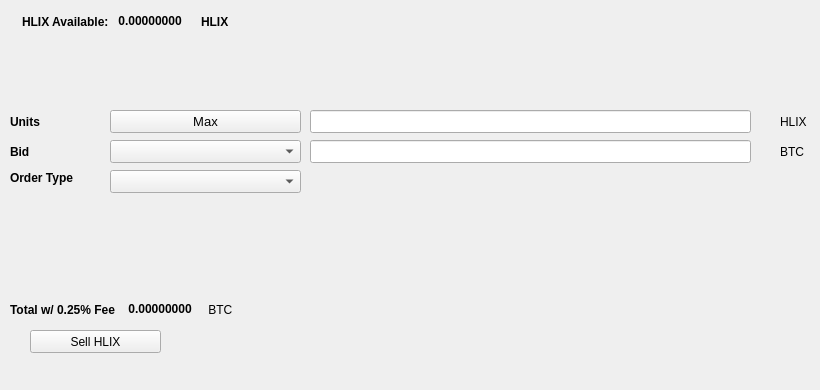
   <widget class="QWidget" name="SellTab">
    <attribute name="title">
     <string>Sell</string>
    </attribute>
    <widget class="QLabel" name="label_16">
     <property name="geometry">
      <rect>
       <x>780</x>
       <y>140</y>
       <width>31</width>
       <height>23</height>
      </rect>
     </property>
     <property name="text">
      <string>BTC</string>
     </property>
    </widget>
    <widget class="QComboBox" name="SellBidcomboBox">
     <property name="geometry">
      <rect>
       <x>110</x>
       <y>140</y>
       <width>191</width>
       <height>23</height>
      </rect>
     </property>
     <property name="font">
      <font>
       <pointsize>10</pointsize>
      </font>
     </property>
    </widget>
    <widget class="QLabel" name="label_18">
     <property name="geometry">
      <rect>
       <x>10</x>
       <y>110</y>
       <width>46</width>
       <height>23</height>
      </rect>
     </property>
     <property name="font">
      <font>
       <weight>75</weight>
       <bold>true</bold>
      </font>
     </property>
     <property name="text">
      <string>Units</string>
     </property>
    </widget>
    <widget class="QPushButton" name="Sell_Max_Amount">
     <property name="geometry">
      <rect>
       <x>110</x>
       <y>110</y>
       <width>191</width>
       <height>23</height>
      </rect>
     </property>
     <property name="font">
      <font>
       <pointsize>10</pointsize>
      </font>
     </property>
     <property name="text">
      <string>Max</string>
     </property>
    </widget>
    <widget class="QLabel" name="label_20">
     <property name="geometry">
      <rect>
       <x>10</x>
       <y>170</y>
       <width>91</width>
       <height>16</height>
      </rect>
     </property>
     <property name="font">
      <font>
       <weight>75</weight>
       <bold>true</bold>
      </font>
     </property>
     <property name="text">
      <string>Order Type</string>
     </property>
    </widget>
    <widget class="QComboBox" name="SellOrdertypeCombo">
     <property name="geometry">
      <rect>
       <x>110</x>
       <y>170</y>
       <width>191</width>
       <height>23</height>
      </rect>
     </property>
     <property name="font">
      <font>
       <pointsize>10</pointsize>
      </font>
     </property>
    </widget>
    <widget class="QLabel" name="label_21">
     <property name="geometry">
      <rect>
       <x>10</x>
       <y>140</y>
       <width>46</width>
       <height>23</height>
      </rect>
     </property>
     <property name="font">
      <font>
       <weight>75</weight>
       <bold>true</bold>
      </font>
     </property>
     <property name="text">
      <string>Bid</string>
     </property>
    </widget>
    <widget class="QLabel" name="label_22">
     <property name="geometry">
      <rect>
       <x>780</x>
       <y>110</y>
       <width>31</width>
       <height>23</height>
      </rect>
     </property>
     <property name="text">
      <string>HLIX</string>
     </property>
    </widget>
    <widget class="QLineEdit" name="UnitsInputHLIX">
     <property name="geometry">
      <rect>
       <x>310</x>
       <y>110</y>
       <width>441</width>
       <height>23</height>
      </rect>
     </property>
     <property name="font">
      <font>
       <pointsize>9</pointsize>
       <weight>75</weight>
       <bold>true</bold>
      </font>
     </property>
    </widget>
    <widget class="QLineEdit" name="SellBidPriceEdit">
     <property name="geometry">
      <rect>
       <x>310</x>
       <y>140</y>
       <width>441</width>
       <height>23</height>
      </rect>
     </property>
     <property name="font">
      <font>
       <pointsize>9</pointsize>
       <weight>75</weight>
       <bold>true</bold>
      </font>
     </property>
    </widget>
    <widget class="QPushButton" name="SellHLIXBTN">
     <property name="geometry">
      <rect>
       <x>30</x>
       <y>330</y>
       <width>131</width>
       <height>23</height>
      </rect>
     </property>
     <property name="text">
      <string>Sell HLIX</string>
     </property>
     <property name="icon">
      <iconset resource="../helix">
       <normaloff>:/icons/bitcoin</normaloff>:/icons/bitcoin</iconset>
     </property>
    </widget>
    <widget class="QWidget" name="layoutWidget3">
     <property name="geometry">
      <rect>
       <x>22</x>
       <y>12</y>
       <width>258</width>
       <height>19</height>
      </rect>
     </property>
     <layout class="QHBoxLayout" name="horizontalLayout">
      <item>
       <widget class="QLabel" name="label232_2">
        <property name="font">
         <font>
          <weight>75</weight>
          <bold>true</bold>
         </font>
        </property>
        <property name="text">
         <string>HLIX Available:</string>
        </property>
       </widget>
      </item>
      <item>
       <widget class="QLabel" name="HLIXAvailableLabel">
        <property name="palette">
         <palette>
          <active>
           <colorrole role="WindowText">
            <brush brushstyle="SolidPattern">
             <color alpha="255">
              <red>0</red>
              <green>0</green>
              <blue>0</blue>
             </color>
            </brush>
           </colorrole>
           <colorrole role="Button">
            <brush brushstyle="SolidPattern">
             <color alpha="255">
              <red>0</red>
              <green>170</green>
              <blue>0</blue>
             </color>
            </brush>
           </colorrole>
           <colorrole role="Light">
            <brush brushstyle="SolidPattern">
             <color alpha="255">
              <red>0</red>
              <green>255</green>
              <blue>0</blue>
             </color>
            </brush>
           </colorrole>
           <colorrole role="Midlight">
            <brush brushstyle="SolidPattern">
             <color alpha="255">
              <red>0</red>
              <green>212</green>
              <blue>0</blue>
             </color>
            </brush>
           </colorrole>
           <colorrole role="Dark">
            <brush brushstyle="SolidPattern">
             <color alpha="255">
              <red>0</red>
              <green>85</green>
              <blue>0</blue>
             </color>
            </brush>
           </colorrole>
           <colorrole role="Mid">
            <brush brushstyle="SolidPattern">
             <color alpha="255">
              <red>0</red>
              <green>113</green>
              <blue>0</blue>
             </color>
            </brush>
           </colorrole>
           <colorrole role="Text">
            <brush brushstyle="SolidPattern">
             <color alpha="255">
              <red>0</red>
              <green>170</green>
              <blue>0</blue>
             </color>
            </brush>
           </colorrole>
           <colorrole role="BrightText">
            <brush brushstyle="SolidPattern">
             <color alpha="255">
              <red>255</red>
              <green>255</green>
              <blue>255</blue>
             </color>
            </brush>
           </colorrole>
           <colorrole role="ButtonText">
            <brush brushstyle="SolidPattern">
             <color alpha="255">
              <red>0</red>
              <green>0</green>
              <blue>0</blue>
             </color>
            </brush>
           </colorrole>
           <colorrole role="Base">
            <brush brushstyle="SolidPattern">
             <color alpha="255">
              <red>255</red>
              <green>255</green>
              <blue>255</blue>
             </color>
            </brush>
           </colorrole>
           <colorrole role="Window">
            <brush brushstyle="SolidPattern">
             <color alpha="255">
              <red>0</red>
              <green>170</green>
              <blue>0</blue>
             </color>
            </brush>
           </colorrole>
           <colorrole role="Shadow">
            <brush brushstyle="SolidPattern">
             <color alpha="255">
              <red>0</red>
              <green>0</green>
              <blue>0</blue>
             </color>
            </brush>
           </colorrole>
           <colorrole role="AlternateBase">
            <brush brushstyle="SolidPattern">
             <color alpha="255">
              <red>127</red>
              <green>212</green>
              <blue>127</blue>
             </color>
            </brush>
           </colorrole>
           <colorrole role="ToolTipBase">
            <brush brushstyle="SolidPattern">
             <color alpha="255">
              <red>255</red>
              <green>255</green>
              <blue>220</blue>
             </color>
            </brush>
           </colorrole>
           <colorrole role="ToolTipText">
            <brush brushstyle="SolidPattern">
             <color alpha="255">
              <red>0</red>
              <green>0</green>
              <blue>0</blue>
             </color>
            </brush>
           </colorrole>
          </active>
          <inactive>
           <colorrole role="WindowText">
            <brush brushstyle="SolidPattern">
             <color alpha="255">
              <red>0</red>
              <green>0</green>
              <blue>0</blue>
             </color>
            </brush>
           </colorrole>
           <colorrole role="Button">
            <brush brushstyle="SolidPattern">
             <color alpha="255">
              <red>0</red>
              <green>170</green>
              <blue>0</blue>
             </color>
            </brush>
           </colorrole>
           <colorrole role="Light">
            <brush brushstyle="SolidPattern">
             <color alpha="255">
              <red>0</red>
              <green>255</green>
              <blue>0</blue>
             </color>
            </brush>
           </colorrole>
           <colorrole role="Midlight">
            <brush brushstyle="SolidPattern">
             <color alpha="255">
              <red>0</red>
              <green>212</green>
              <blue>0</blue>
             </color>
            </brush>
           </colorrole>
           <colorrole role="Dark">
            <brush brushstyle="SolidPattern">
             <color alpha="255">
              <red>0</red>
              <green>85</green>
              <blue>0</blue>
             </color>
            </brush>
           </colorrole>
           <colorrole role="Mid">
            <brush brushstyle="SolidPattern">
             <color alpha="255">
              <red>0</red>
              <green>113</green>
              <blue>0</blue>
             </color>
            </brush>
           </colorrole>
           <colorrole role="Text">
            <brush brushstyle="SolidPattern">
             <color alpha="255">
              <red>0</red>
              <green>170</green>
              <blue>0</blue>
             </color>
            </brush>
           </colorrole>
           <colorrole role="BrightText">
            <brush brushstyle="SolidPattern">
             <color alpha="255">
              <red>255</red>
              <green>255</green>
              <blue>255</blue>
             </color>
            </brush>
           </colorrole>
           <colorrole role="ButtonText">
            <brush brushstyle="SolidPattern">
             <color alpha="255">
              <red>0</red>
              <green>0</green>
              <blue>0</blue>
             </color>
            </brush>
           </colorrole>
           <colorrole role="Base">
            <brush brushstyle="SolidPattern">
             <color alpha="255">
              <red>255</red>
              <green>255</green>
              <blue>255</blue>
             </color>
            </brush>
           </colorrole>
           <colorrole role="Window">
            <brush brushstyle="SolidPattern">
             <color alpha="255">
              <red>0</red>
              <green>170</green>
              <blue>0</blue>
             </color>
            </brush>
           </colorrole>
           <colorrole role="Shadow">
            <brush brushstyle="SolidPattern">
             <color alpha="255">
              <red>0</red>
              <green>0</green>
              <blue>0</blue>
             </color>
            </brush>
           </colorrole>
           <colorrole role="AlternateBase">
            <brush brushstyle="SolidPattern">
             <color alpha="255">
              <red>127</red>
              <green>212</green>
              <blue>127</blue>
             </color>
            </brush>
           </colorrole>
           <colorrole role="ToolTipBase">
            <brush brushstyle="SolidPattern">
             <color alpha="255">
              <red>255</red>
              <green>255</green>
              <blue>220</blue>
             </color>
            </brush>
           </colorrole>
           <colorrole role="ToolTipText">
            <brush brushstyle="SolidPattern">
             <color alpha="255">
              <red>0</red>
              <green>0</green>
              <blue>0</blue>
             </color>
            </brush>
           </colorrole>
          </inactive>
          <disabled>
           <colorrole role="WindowText">
            <brush brushstyle="SolidPattern">
             <color alpha="255">
              <red>0</red>
              <green>85</green>
              <blue>0</blue>
             </color>
            </brush>
           </colorrole>
           <colorrole role="Button">
            <brush brushstyle="SolidPattern">
             <color alpha="255">
              <red>0</red>
              <green>170</green>
              <blue>0</blue>
             </color>
            </brush>
           </colorrole>
           <colorrole role="Light">
            <brush brushstyle="SolidPattern">
             <color alpha="255">
              <red>0</red>
              <green>255</green>
              <blue>0</blue>
             </color>
            </brush>
           </colorrole>
           <colorrole role="Midlight">
            <brush brushstyle="SolidPattern">
             <color alpha="255">
              <red>0</red>
              <green>212</green>
              <blue>0</blue>
             </color>
            </brush>
           </colorrole>
           <colorrole role="Dark">
            <brush brushstyle="SolidPattern">
             <color alpha="255">
              <red>0</red>
              <green>85</green>
              <blue>0</blue>
             </color>
            </brush>
           </colorrole>
           <colorrole role="Mid">
            <brush brushstyle="SolidPattern">
             <color alpha="255">
              <red>0</red>
              <green>113</green>
              <blue>0</blue>
             </color>
            </brush>
           </colorrole>
           <colorrole role="Text">
            <brush brushstyle="SolidPattern">
             <color alpha="255">
              <red>0</red>
              <green>85</green>
              <blue>0</blue>
             </color>
            </brush>
           </colorrole>
           <colorrole role="BrightText">
            <brush brushstyle="SolidPattern">
             <color alpha="255">
              <red>255</red>
              <green>255</green>
              <blue>255</blue>
             </color>
            </brush>
           </colorrole>
           <colorrole role="ButtonText">
            <brush brushstyle="SolidPattern">
             <color alpha="255">
              <red>0</red>
              <green>85</green>
              <blue>0</blue>
             </color>
            </brush>
           </colorrole>
           <colorrole role="Base">
            <brush brushstyle="SolidPattern">
             <color alpha="255">
              <red>0</red>
              <green>170</green>
              <blue>0</blue>
             </color>
            </brush>
           </colorrole>
           <colorrole role="Window">
            <brush brushstyle="SolidPattern">
             <color alpha="255">
              <red>0</red>
              <green>170</green>
              <blue>0</blue>
             </color>
            </brush>
           </colorrole>
           <colorrole role="Shadow">
            <brush brushstyle="SolidPattern">
             <color alpha="255">
              <red>0</red>
              <green>0</green>
              <blue>0</blue>
             </color>
            </brush>
           </colorrole>
           <colorrole role="AlternateBase">
            <brush brushstyle="SolidPattern">
             <color alpha="255">
              <red>0</red>
              <green>170</green>
              <blue>0</blue>
             </color>
            </brush>
           </colorrole>
           <colorrole role="ToolTipBase">
            <brush brushstyle="SolidPattern">
             <color alpha="255">
              <red>255</red>
              <green>255</green>
              <blue>220</blue>
             </color>
            </brush>
           </colorrole>
           <colorrole role="ToolTipText">
            <brush brushstyle="SolidPattern">
             <color alpha="255">
              <red>0</red>
              <green>0</green>
              <blue>0</blue>
             </color>
            </brush>
           </colorrole>
          </disabled>
         </palette>
        </property>
        <property name="font">
         <font>
          <weight>75</weight>
          <bold>true</bold>
         </font>
        </property>
        <property name="text">
         <string> 0.00000000 </string>
        </property>
        <property name="textInteractionFlags">
         <set>Qt::LinksAccessibleByMouse|Qt::TextSelectableByKeyboard|Qt::TextSelectableByMouse</set>
        </property>
       </widget>
      </item>
      <item>
       <widget class="QLabel" name="labelHLIX">
        <property name="font">
         <font>
          <weight>75</weight>
          <bold>true</bold>
         </font>
        </property>
        <property name="text">
         <string>HLIX</string>
        </property>
       </widget>
      </item>
     </layout>
    </widget>
    <widget class="QWidget" name="layoutWidget">
     <property name="geometry">
      <rect>
       <x>10</x>
       <y>300</y>
       <width>268</width>
       <height>19</height>
      </rect>
     </property>
     <layout class="QHBoxLayout" name="horizontalLayout_2">
      <item>
       <widget class="QLabel" name="label_19">
        <property name="font">
         <font>
          <weight>75</weight>
          <bold>true</bold>
         </font>
        </property>
        <property name="text">
         <string>Total w/ 0.25% Fee </string>
        </property>
       </widget>
      </item>
      <item>
       <widget class="QLabel" name="SellCostLabel">
        <property name="palette">
         <palette>
          <active>
           <colorrole role="WindowText">
            <brush brushstyle="SolidPattern">
             <color alpha="255">
              <red>0</red>
              <green>0</green>
              <blue>0</blue>
             </color>
            </brush>
           </colorrole>
           <colorrole role="Button">
            <brush brushstyle="SolidPattern">
             <color alpha="255">
              <red>0</red>
              <green>170</green>
              <blue>0</blue>
             </color>
            </brush>
           </colorrole>
           <colorrole role="Light">
            <brush brushstyle="SolidPattern">
             <color alpha="255">
              <red>0</red>
              <green>255</green>
              <blue>0</blue>
             </color>
            </brush>
           </colorrole>
           <colorrole role="Midlight">
            <brush brushstyle="SolidPattern">
             <color alpha="255">
              <red>0</red>
              <green>212</green>
              <blue>0</blue>
             </color>
            </brush>
           </colorrole>
           <colorrole role="Dark">
            <brush brushstyle="SolidPattern">
             <color alpha="255">
              <red>0</red>
              <green>85</green>
              <blue>0</blue>
             </color>
            </brush>
           </colorrole>
           <colorrole role="Mid">
            <brush brushstyle="SolidPattern">
             <color alpha="255">
              <red>0</red>
              <green>113</green>
              <blue>0</blue>
             </color>
            </brush>
           </colorrole>
           <colorrole role="Text">
            <brush brushstyle="SolidPattern">
             <color alpha="255">
              <red>0</red>
              <green>170</green>
              <blue>0</blue>
             </color>
            </brush>
           </colorrole>
           <colorrole role="BrightText">
            <brush brushstyle="SolidPattern">
             <color alpha="255">
              <red>255</red>
              <green>255</green>
              <blue>255</blue>
             </color>
            </brush>
           </colorrole>
           <colorrole role="ButtonText">
            <brush brushstyle="SolidPattern">
             <color alpha="255">
              <red>0</red>
              <green>0</green>
              <blue>0</blue>
             </color>
            </brush>
           </colorrole>
           <colorrole role="Base">
            <brush brushstyle="SolidPattern">
             <color alpha="255">
              <red>255</red>
              <green>255</green>
              <blue>255</blue>
             </color>
            </brush>
           </colorrole>
           <colorrole role="Window">
            <brush brushstyle="SolidPattern">
             <color alpha="255">
              <red>0</red>
              <green>170</green>
              <blue>0</blue>
             </color>
            </brush>
           </colorrole>
           <colorrole role="Shadow">
            <brush brushstyle="SolidPattern">
             <color alpha="255">
              <red>0</red>
              <green>0</green>
              <blue>0</blue>
             </color>
            </brush>
           </colorrole>
           <colorrole role="AlternateBase">
            <brush brushstyle="SolidPattern">
             <color alpha="255">
              <red>127</red>
              <green>212</green>
              <blue>127</blue>
             </color>
            </brush>
           </colorrole>
           <colorrole role="ToolTipBase">
            <brush brushstyle="SolidPattern">
             <color alpha="255">
              <red>255</red>
              <green>255</green>
              <blue>220</blue>
             </color>
            </brush>
           </colorrole>
           <colorrole role="ToolTipText">
            <brush brushstyle="SolidPattern">
             <color alpha="255">
              <red>0</red>
              <green>0</green>
              <blue>0</blue>
             </color>
            </brush>
           </colorrole>
          </active>
          <inactive>
           <colorrole role="WindowText">
            <brush brushstyle="SolidPattern">
             <color alpha="255">
              <red>0</red>
              <green>0</green>
              <blue>0</blue>
             </color>
            </brush>
           </colorrole>
           <colorrole role="Button">
            <brush brushstyle="SolidPattern">
             <color alpha="255">
              <red>0</red>
              <green>170</green>
              <blue>0</blue>
             </color>
            </brush>
           </colorrole>
           <colorrole role="Light">
            <brush brushstyle="SolidPattern">
             <color alpha="255">
              <red>0</red>
              <green>255</green>
              <blue>0</blue>
             </color>
            </brush>
           </colorrole>
           <colorrole role="Midlight">
            <brush brushstyle="SolidPattern">
             <color alpha="255">
              <red>0</red>
              <green>212</green>
              <blue>0</blue>
             </color>
            </brush>
           </colorrole>
           <colorrole role="Dark">
            <brush brushstyle="SolidPattern">
             <color alpha="255">
              <red>0</red>
              <green>85</green>
              <blue>0</blue>
             </color>
            </brush>
           </colorrole>
           <colorrole role="Mid">
            <brush brushstyle="SolidPattern">
             <color alpha="255">
              <red>0</red>
              <green>113</green>
              <blue>0</blue>
             </color>
            </brush>
           </colorrole>
           <colorrole role="Text">
            <brush brushstyle="SolidPattern">
             <color alpha="255">
              <red>0</red>
              <green>170</green>
              <blue>0</blue>
             </color>
            </brush>
           </colorrole>
           <colorrole role="BrightText">
            <brush brushstyle="SolidPattern">
             <color alpha="255">
              <red>255</red>
              <green>255</green>
              <blue>255</blue>
             </color>
            </brush>
           </colorrole>
           <colorrole role="ButtonText">
            <brush brushstyle="SolidPattern">
             <color alpha="255">
              <red>0</red>
              <green>0</green>
              <blue>0</blue>
             </color>
            </brush>
           </colorrole>
           <colorrole role="Base">
            <brush brushstyle="SolidPattern">
             <color alpha="255">
              <red>255</red>
              <green>255</green>
              <blue>255</blue>
             </color>
            </brush>
           </colorrole>
           <colorrole role="Window">
            <brush brushstyle="SolidPattern">
             <color alpha="255">
              <red>0</red>
              <green>170</green>
              <blue>0</blue>
             </color>
            </brush>
           </colorrole>
           <colorrole role="Shadow">
            <brush brushstyle="SolidPattern">
             <color alpha="255">
              <red>0</red>
              <green>0</green>
              <blue>0</blue>
             </color>
            </brush>
           </colorrole>
           <colorrole role="AlternateBase">
            <brush brushstyle="SolidPattern">
             <color alpha="255">
              <red>127</red>
              <green>212</green>
              <blue>127</blue>
             </color>
            </brush>
           </colorrole>
           <colorrole role="ToolTipBase">
            <brush brushstyle="SolidPattern">
             <color alpha="255">
              <red>255</red>
              <green>255</green>
              <blue>220</blue>
             </color>
            </brush>
           </colorrole>
           <colorrole role="ToolTipText">
            <brush brushstyle="SolidPattern">
             <color alpha="255">
              <red>0</red>
              <green>0</green>
              <blue>0</blue>
             </color>
            </brush>
           </colorrole>
          </inactive>
          <disabled>
           <colorrole role="WindowText">
            <brush brushstyle="SolidPattern">
             <color alpha="255">
              <red>0</red>
              <green>85</green>
              <blue>0</blue>
             </color>
            </brush>
           </colorrole>
           <colorrole role="Button">
            <brush brushstyle="SolidPattern">
             <color alpha="255">
              <red>0</red>
              <green>170</green>
              <blue>0</blue>
             </color>
            </brush>
           </colorrole>
           <colorrole role="Light">
            <brush brushstyle="SolidPattern">
             <color alpha="255">
              <red>0</red>
              <green>255</green>
              <blue>0</blue>
             </color>
            </brush>
           </colorrole>
           <colorrole role="Midlight">
            <brush brushstyle="SolidPattern">
             <color alpha="255">
              <red>0</red>
              <green>212</green>
              <blue>0</blue>
             </color>
            </brush>
           </colorrole>
           <colorrole role="Dark">
            <brush brushstyle="SolidPattern">
             <color alpha="255">
              <red>0</red>
              <green>85</green>
              <blue>0</blue>
             </color>
            </brush>
           </colorrole>
           <colorrole role="Mid">
            <brush brushstyle="SolidPattern">
             <color alpha="255">
              <red>0</red>
              <green>113</green>
              <blue>0</blue>
             </color>
            </brush>
           </colorrole>
           <colorrole role="Text">
            <brush brushstyle="SolidPattern">
             <color alpha="255">
              <red>0</red>
              <green>85</green>
              <blue>0</blue>
             </color>
            </brush>
           </colorrole>
           <colorrole role="BrightText">
            <brush brushstyle="SolidPattern">
             <color alpha="255">
              <red>255</red>
              <green>255</green>
              <blue>255</blue>
             </color>
            </brush>
           </colorrole>
           <colorrole role="ButtonText">
            <brush brushstyle="SolidPattern">
             <color alpha="255">
              <red>0</red>
              <green>85</green>
              <blue>0</blue>
             </color>
            </brush>
           </colorrole>
           <colorrole role="Base">
            <brush brushstyle="SolidPattern">
             <color alpha="255">
              <red>0</red>
              <green>170</green>
              <blue>0</blue>
             </color>
            </brush>
           </colorrole>
           <colorrole role="Window">
            <brush brushstyle="SolidPattern">
             <color alpha="255">
              <red>0</red>
              <green>170</green>
              <blue>0</blue>
             </color>
            </brush>
           </colorrole>
           <colorrole role="Shadow">
            <brush brushstyle="SolidPattern">
             <color alpha="255">
              <red>0</red>
              <green>0</green>
              <blue>0</blue>
             </color>
            </brush>
           </colorrole>
           <colorrole role="AlternateBase">
            <brush brushstyle="SolidPattern">
             <color alpha="255">
              <red>0</red>
              <green>170</green>
              <blue>0</blue>
             </color>
            </brush>
           </colorrole>
           <colorrole role="ToolTipBase">
            <brush brushstyle="SolidPattern">
             <color alpha="255">
              <red>255</red>
              <green>255</green>
              <blue>220</blue>
             </color>
            </brush>
           </colorrole>
           <colorrole role="ToolTipText">
            <brush brushstyle="SolidPattern">
             <color alpha="255">
              <red>0</red>
              <green>0</green>
              <blue>0</blue>
             </color>
            </brush>
           </colorrole>
          </disabled>
         </palette>
        </property>
        <property name="font">
         <font>
          <weight>75</weight>
          <bold>true</bold>
         </font>
        </property>
        <property name="autoFillBackground">
         <bool>false</bool>
        </property>
        <property name="text">
         <string> 0.00000000</string>
        </property>
        <property name="textInteractionFlags">
         <set>Qt::LinksAccessibleByMouse|Qt::TextSelectableByMouse</set>
        </property>
       </widget>
      </item>
      <item>
       <widget class="QLabel" name="label_17">
        <property name="font">
         <font>
          <weight>50</weight>
          <bold>false</bold>
         </font>
        </property>
        <property name="text">
         <string> BTC</string>
        </property>
       </widget>
      </item>
     </layout>
    </widget>
    <widget class="QLabel" name="label_23">
     <property name="geometry">
      <rect>
       <x>460</x>
       <y>300</y>
       <width>281</width>
       <height>81</height>
      </rect>
     </property>
     <property name="text">
      <string/>
     </property>
     <property name="pixmap">
      <pixmap>:/images/bittrex</pixmap>
     </property>
    </widget>
   </widget>
